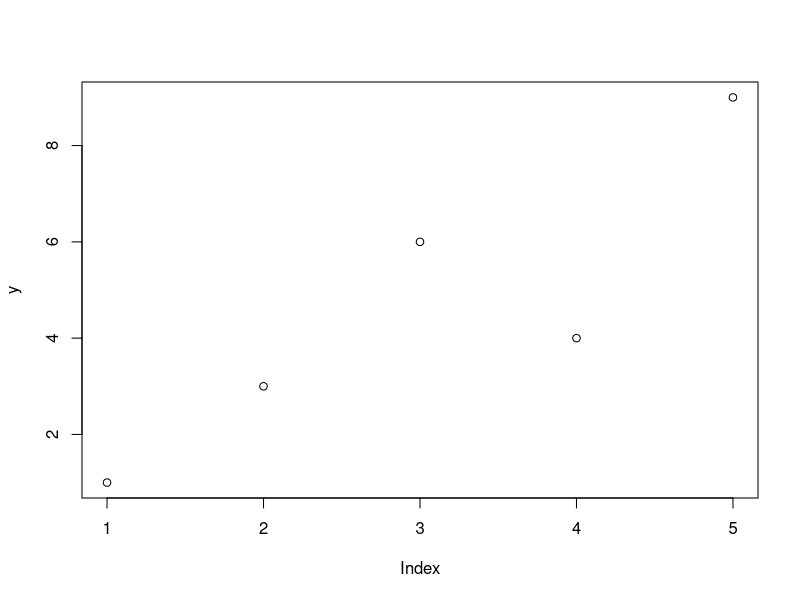
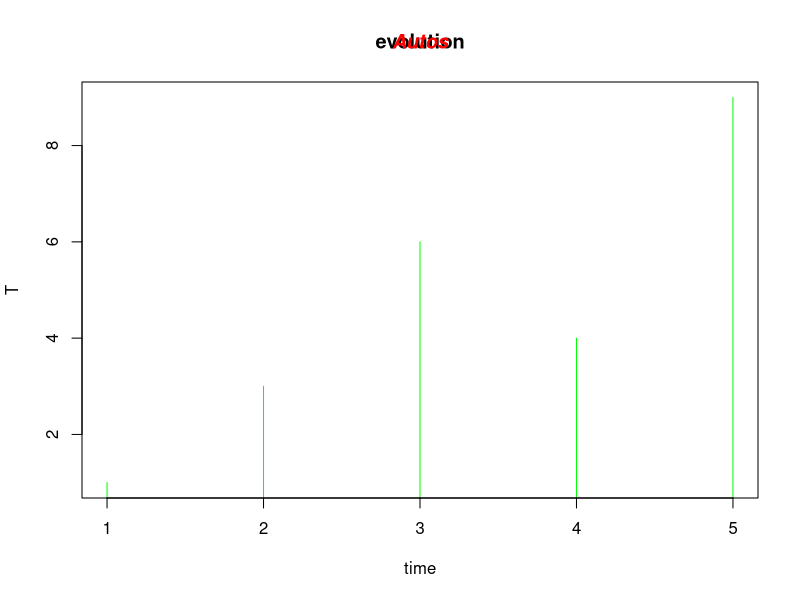
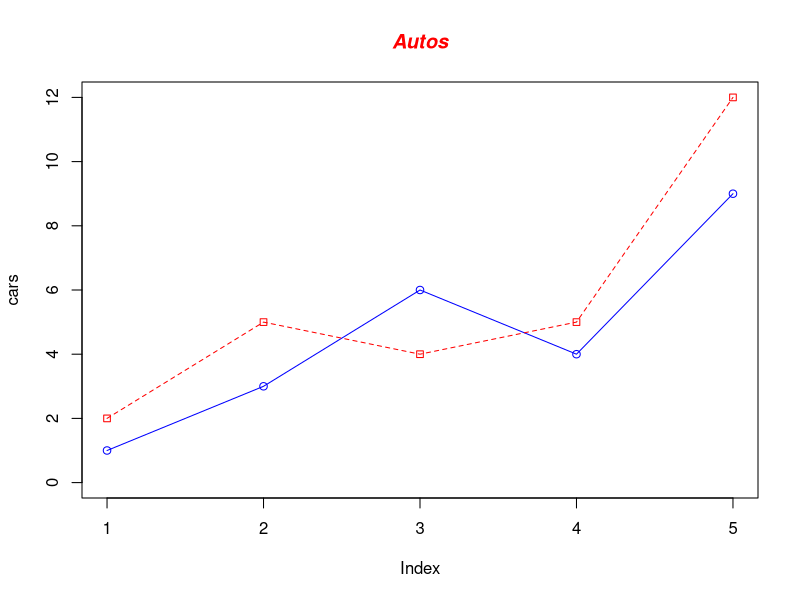
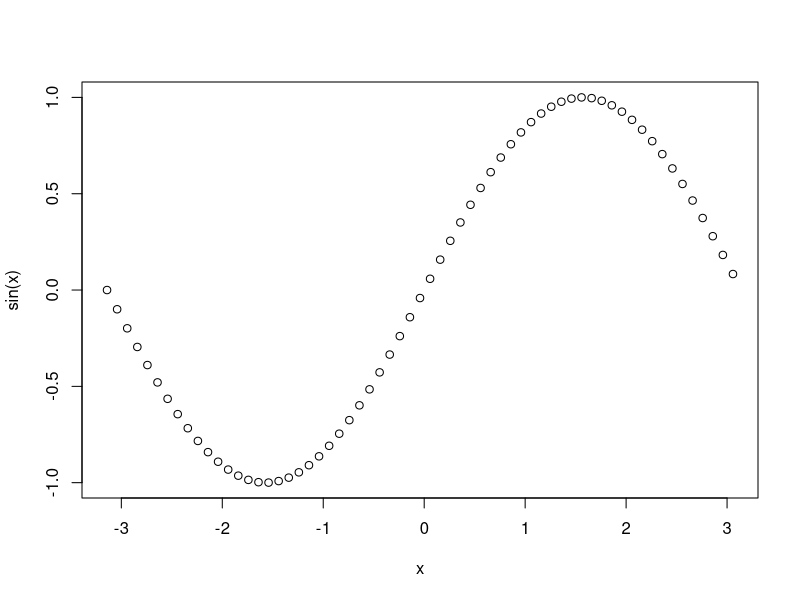
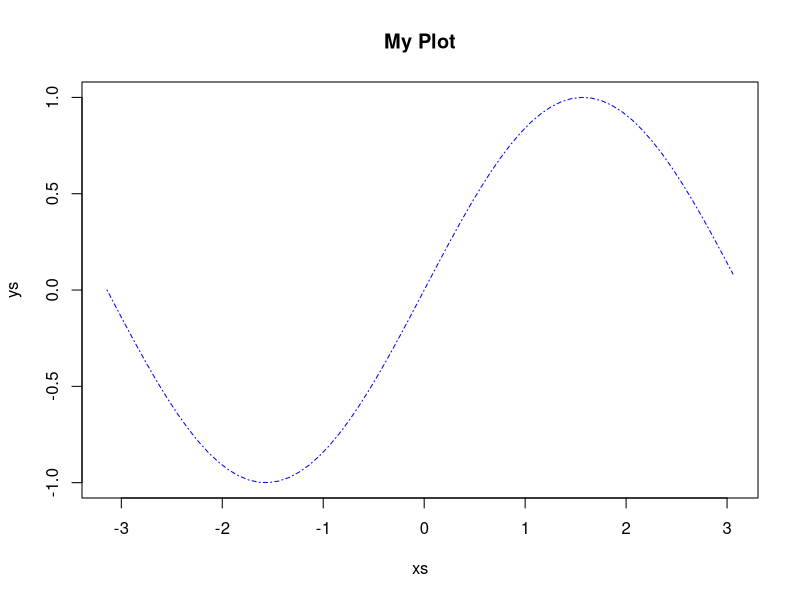
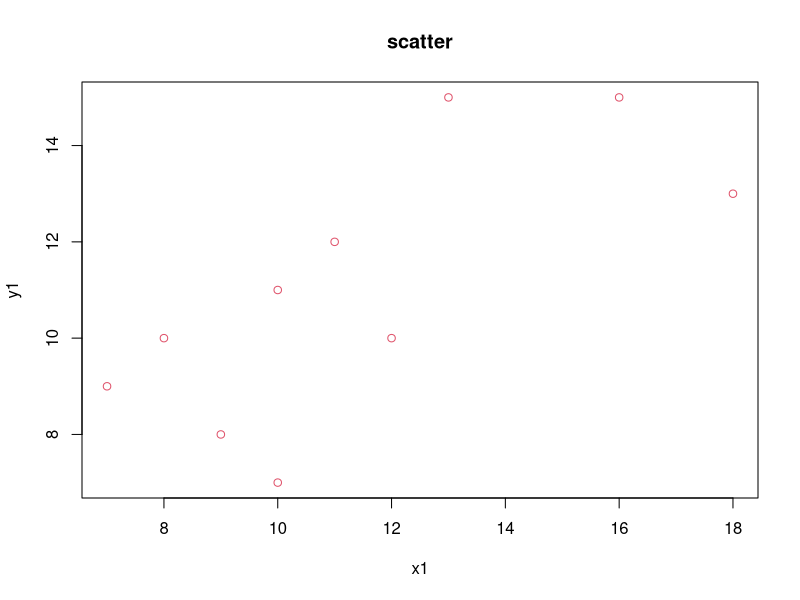
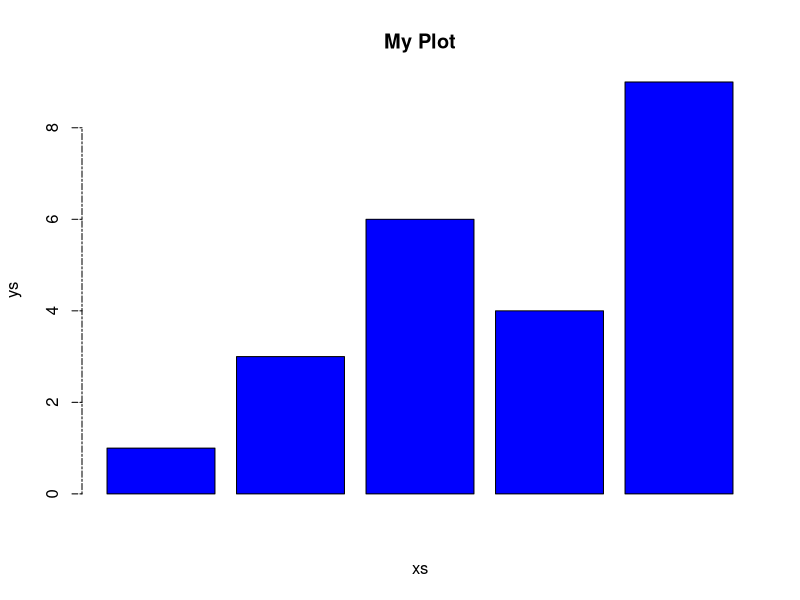
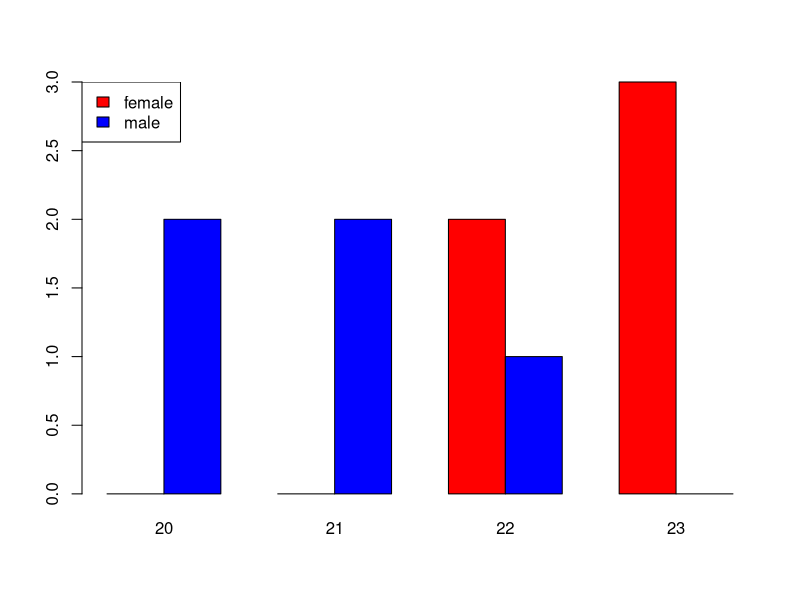

The R source for these figures, in order: (Note: this script raises an error after producing the figures.)
#######Line Charts########

# Define the vector with 5 values
y <- c(1, 3, 6, 4, 9)
# Graph the vector with all defaults
plot(y)
# Graph using blue points overlayed by a line 
plot(y, main="evolution", xlab="time", ylab="T",type="h", col="green",pch="7")
# Create a title with a red, bold/italic font
title(main="Autos", col.main="red", font.main=4)
# Define 2 vectors
cars <- c(1, 3, 6, 4, 9)
trucks <- c(2, 5, 4, 5, 12)

# Graph  using a y axis that ranges from 0 to 12
plot(cars, type="o", col="blue", ylim=c(0,12))

# Graph trucks with red dashed line and square points
lines(trucks, type="o", pch=22, lty=2, col="red")

# Create a title with a red, bold/italic font
title(main="Autos", col.main="red", font.main=4)
x<-seq(-pi,pi,0.1)
plot(x,sin(x))
x<-seq(-pi,pi,0.1)
plot(x,sin(x),col="blue",type="l",main="My Plot", pch=25, lty=4, xlab="xs",ylab="ys")

##### scatter plot #######
x1<-c(10,13,11,8,7,16,18,12,9,10)
y1<-c(11,15,12,10,9,15,13,10,8,7)
plot(x1,y1,main="scatter", col="50")

###### Bar Charts ########

# Define the  vector with 5 values
x <- c(1, 3, 6, 4, 9)

# Graph x
barplot(x, col="blue",main="My Plot", pch=7, lty=6, xlab="xs",ylab="ys")


data<-
  data.frame("gender"=c(rep("m",5),rep("f",5)),"age"=c(rep(20:21,2),rep(22:23,3)))
dt<-table(data)
dt
barplot(dt,beside=TRUE,col=c("red","blue"))
legend("topleft",c("female","male"),fill=c("red","blue"))

###### pie chart #######
pie(dt , main= "Title",labels=names)

pie(c(31,46),labels=c("female","male"),main="gender")

######## Histograms #######
age <- c(10,7,18,10,12,19,18,20,3,14,19,55,25,31,26,11,34)
hist(age,breaks=6)

# Define the z vector with 5 values
z <- c(4,4,6,6,16)

# Create a histogram for suvs
hist(z)
# Create a histogram for autos in light blue with the y axis
# ranging from 0-5
hist(z, col="lightblue", ylim=c(0,5))
# Create a histogram for y with fire colors, set uneven
# breaks, make x axis range from 0-max_num, disable right-
# closing of cell intervals, set heading, make y-axis labels 
# horizontal, make axis labels smaller, make areas of each
# column proportional to the count
hist(z, col=heat.colors(length()), 
     xlim=c(0,max_num), right=F, main="Probability Density", 
     las=1, cex.axis=0.8, freq=F)

##### Box plot #######
boxplot(x1,ylab="box",main="boxplot")



